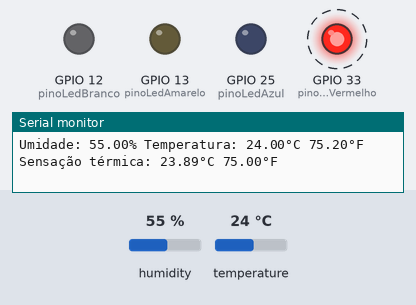
Simulated run of this program. Board: ESP32. Shown: output pins drawn as LEDs (lit = HIGH), the last lines printed to the serial monitor. Dashed ring = blinking. The test bench sets the inputs (shaded band); at power-on: temperature 24 °C, humidity 55 %.

Above: at 4.8 s.
4.9 s: temperature set to 22 °C
7.9 s: temperature set to 19 °C
At 9.2 s:
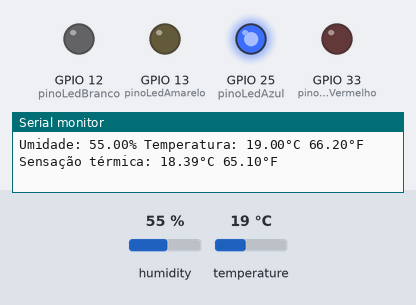
10.9 s: temperature set to 33 °C
At 12.8 s:
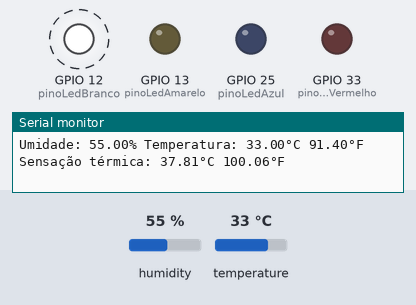
13.9 s: temperature set to 39 °C
16.9 s: temperature set to 42 °C
At 19.0 s:
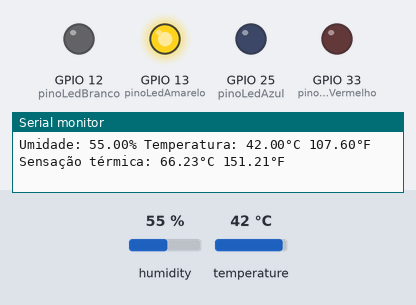
19.9 s: temperature set to 12 °C
At 21.5 s:
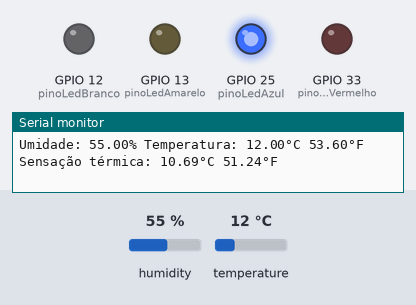
Timing chart, 0 to 23.8 s (numbered marks = the images above; inputs shaded):
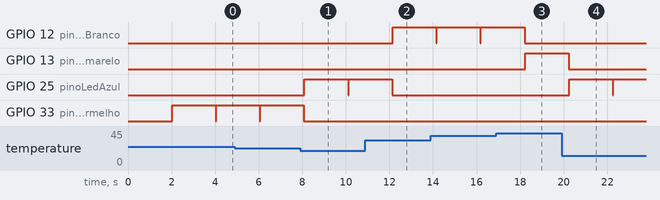

The program:

main.cpp
```cpp
#include <Arduino.h>
#include <DHT.h>

// Projeto: Monitor de Temperatura e Umidade com Alerta Visual (LEDs)
// Descrição: Lê dados do sensor DHT11 e aciona LEDs baseados em faixas de temperatura.

#define DHTPIN 27
#define DHTTYPE DHT11
DHT dht(DHTPIN, DHTTYPE);

// Configuração dos pinos dos LEDs por cor/faixa
const int pinoLedAzul = 25;   // Frio (<= 20°C)
const int pinoLedVermelho = 33;    // Confortável (21-30°C)
const int pinoLedBranco = 12;  // Quente (31-40°C)
const int pinoLedAmarelo = 13; // Muito Quente (> 40°C)

void setup() {
  Serial.begin(115200);
  dht.begin();

  // Inicializa todos os pinos de LED como saída
  pinMode(pinoLedAzul, OUTPUT);
  pinMode(pinoLedVermelho, OUTPUT);
  pinMode(pinoLedBranco, OUTPUT);
  pinMode(pinoLedAmarelo, OUTPUT);

  Serial.println("Sistema iniciado com sucesso!");
}

void loop() {
  delay(2000); // O DHT11 precisa de intervalo entre as leituras

  // Reseta o estado dos LEDs antes da nova leitura
  digitalWrite(pinoLedAzul, LOW);
  digitalWrite(pinoLedVermelho, LOW);
  digitalWrite(pinoLedBranco, LOW);
  digitalWrite(pinoLedAmarelo, LOW);

  float h = dht.readHumidity(); // Umidade
  float t = dht.readTemperature(); // Celsius
  float f = dht.readTemperature(true); // Fahrenheit

  // Validação: Se a leitura falhar, interrompe o loop e tenta novamente
  if (isnan(h) || isnan(t) || isnan(f)) {
    Serial.println(F("Falha na leitura do sensor!"));
    return;
  }

  // Cálculos de Sensação Térmica (Heat Index)
  float hic = dht.computeHeatIndex(t, h, false);
  float hif = dht.computeHeatIndex(f, h);

  // Exibição dos dados no Serial
  Serial.print(F("Umidade: "));
  Serial.print(h);
  Serial.print(F("% Temperatura: "));
  Serial.print(t);
  Serial.print(F("°C "));
  Serial.print(f);
  Serial.print(F("°F Sensação térmica: "));
  Serial.print(hic);
  Serial.print(F("°C "));
  Serial.print(hif);
  Serial.println(F("°F"));

  // Lógica de acionamento dos LEDs por faixa de temperatura
  if (t <= 20) {
    digitalWrite(pinoLedAzul, HIGH);
  } else if (t <= 30) {
    digitalWrite(pinoLedVermelho, HIGH);
  } else if (t <= 40) {
    digitalWrite(pinoLedBranco, HIGH);
  } else {
    digitalWrite(pinoLedAmarelo, HIGH);
  }
}
```

Measured:
- the behaviour switches between 21 and 20 °C on temperature (found by bisection; images 0 and 1)
- the behaviour switches between 40 and 41 °C on temperature (found by bisection; images 2 and 3)
- after the input at 7.9 s, GPIO 25 (pinoLedAzul): LOW → HIGH after 0.20 s, → LOW 2.0 s later, → HIGH 0.03 s later; GPIO 33 (pinoLedVermelho): goes on until 8.1 s, then stays LOW
- after the input at 10.9 s, GPIO 12 (pinoLedBranco): LOW → HIGH after 1.3 s; GPIO 25 (pinoLedAzul): goes on until 12.1 s, then stays LOW
- after the input at 16.9 s, GPIO 12 (pinoLedBranco): goes on until 18.2 s, then stays LOW; GPIO 13 (pinoLedAmarelo): LOW → HIGH after 1.3 s
- after the input at 19.9 s, GPIO 13 (pinoLedAmarelo): goes on until 20.2 s, then stays LOW; GPIO 25 (pinoLedAzul): LOW → HIGH after 0.35 s, → LOW 2.0 s later, → HIGH 0.03 s later
